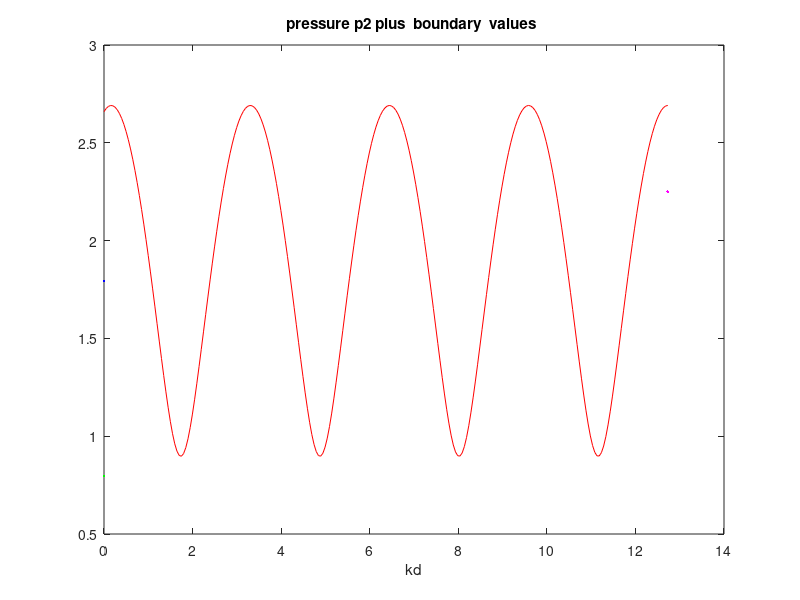
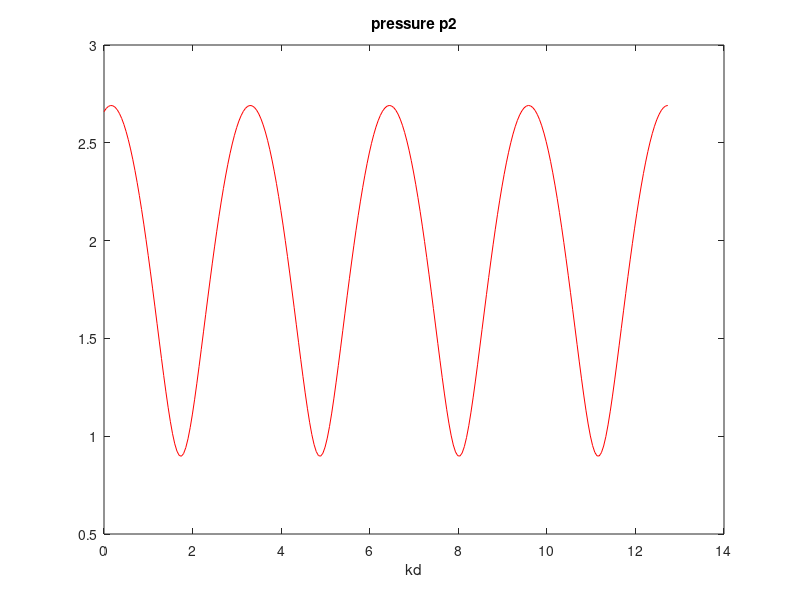

The MATLAB source for these figures, in order:
%  layer2.m                   T.L.Szabo    Version 3 February 2018          
% calculates pressure levels in and on boundaries  of  a layer 
% two semi-infinite media with impedances  z1 and z3 bound a layer with
%  an impedance z3 ata  frequency fc (Hz)
% T. L. Szabo February 2018  tlszabo@bu.edu
close all;
clear all;
iskip=0;
%   layer parameters
fc=4.e6;  % enter maximum frequency
nt=256;               %  number of time points
c2=1540;    % line sound speed  (m/s)
%d2=9.0e-4;  % line length  (m)
d2=7.8e-4;  % line length  (m)
z2=3.e6;     % line impedance
f0=c2/(2*d2);           % resonance frequency (MHz)
%  loading conditions
z1=1.e6;     % line impedance
z3=9e6;     % load impedance
% input variables
pi2=2*pi;
pid2=pi/2;
del=d2/(nt-1);
dd=del*(0:nt-1);
k2d=pi2*fc*dd/c2;     % distance from end to front (medium 3 to medium 1)
k2d2=pi2*fc*(d2*ones(size(dd))-dd)/c2; % distance from front to end: 1 to 3
k1d=pi2*fc*d2/c2;
rf3=(z3-z2)/(z3+z2);
tf3=2*z3/(z3+z2);
p2=exp(-i*k1d)*(exp(i*k2d)+rf3.*exp(-i*k2d));   % pressure in layer
%p2=exp(i*k2d)+rf3.*exp(-1i*k2d);   % pressure in layer   error corrected
u2=exp(-i*k1d)*((exp(i*k2d)-rf3.*exp(-i*k2d)))/z2;   %  particle  velocity in layer
zin2=p2./u2;
p1r=(zin2-z1*ones(size(dd)))./(zin2+z1*ones(size(dd)));  % reflected in 1
p2t=2*zin2./(zin2+z1*ones(size(dd)));  % transmitted into 2 
p1r0=p1r(nt);           % reflected in 1 at z=0 at first boundary
p2t0=p2t(nt);           % transmitted into 2 at z=0
p3td=p2(1)*tf3;         % transmitted into 3 at z=d
p2a=p2t0*p2;   %  corrected pressure in layer  use this one
u2a=p2t0*u2;   %  corrected displacement  in layer
% power into z3
p2in=p2t0*(exp(i*k1d)+rf3.*exp(-1i*k1d));   % pressure in layer
u2in=p2t0*(exp(i*k1d)-rf3.*exp(-i*k1d))/z2;   %  particle  velocity in layer
z2in=p2in./u2in   % input impedance looking into first boundary
% power transmitted into Z3 at second boundary
t2f3=2/((1+z1/z3)*cos(k1d)+i*(z2/z3+z1/z2)*sin(k1d));
tp23=abs(t2f3)*abs(t2f3)*(z1/z3)   % transmit into 3  use this one
%t2f3=4*(real(z3)*z2)./((real(z3)+z2).*(real(z3)+z2)+imag(z3).*imag(z3))
% power reflected at first boundary into z1 use ths one
rf1=((real(z2in)-z1).*(real(z2in)-z1)+imag(z2in)).*(imag(z2in))...
    ./((real(z2in)+z2).*(real(z2in)+z2)+imag(z2in).*imag(z2in))
dlambda=d2*fc/c2        %  layer thickness in wavelengths
%nn=nt/2+1;
figure;               %  plot results
plot(k2d2,abs(p2a),'r',0,abs(p1r0),'g',0,abs(p2t0),'b',k2d2(1),abs(p3td)...
    ,'m');
title('pressure p2 plus  boundary  values ');
xlabel('kd');
figure;               %  plot results
plot(k2d2,abs(p2a),'r');
title('pressure p2');
xlabel('kd');
